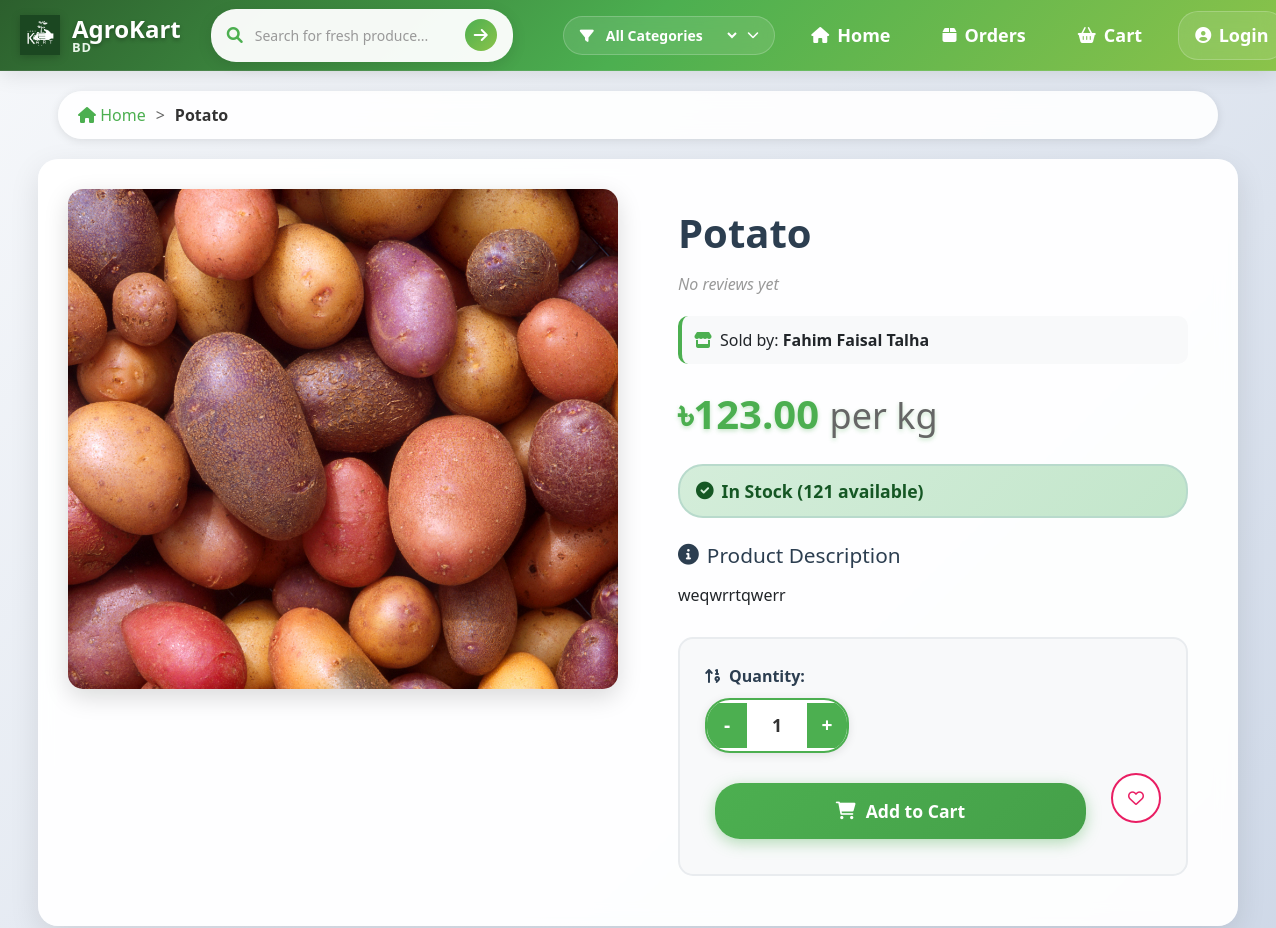
The page /product_details.php?id=2 (upper part) on the database as committed earlier.
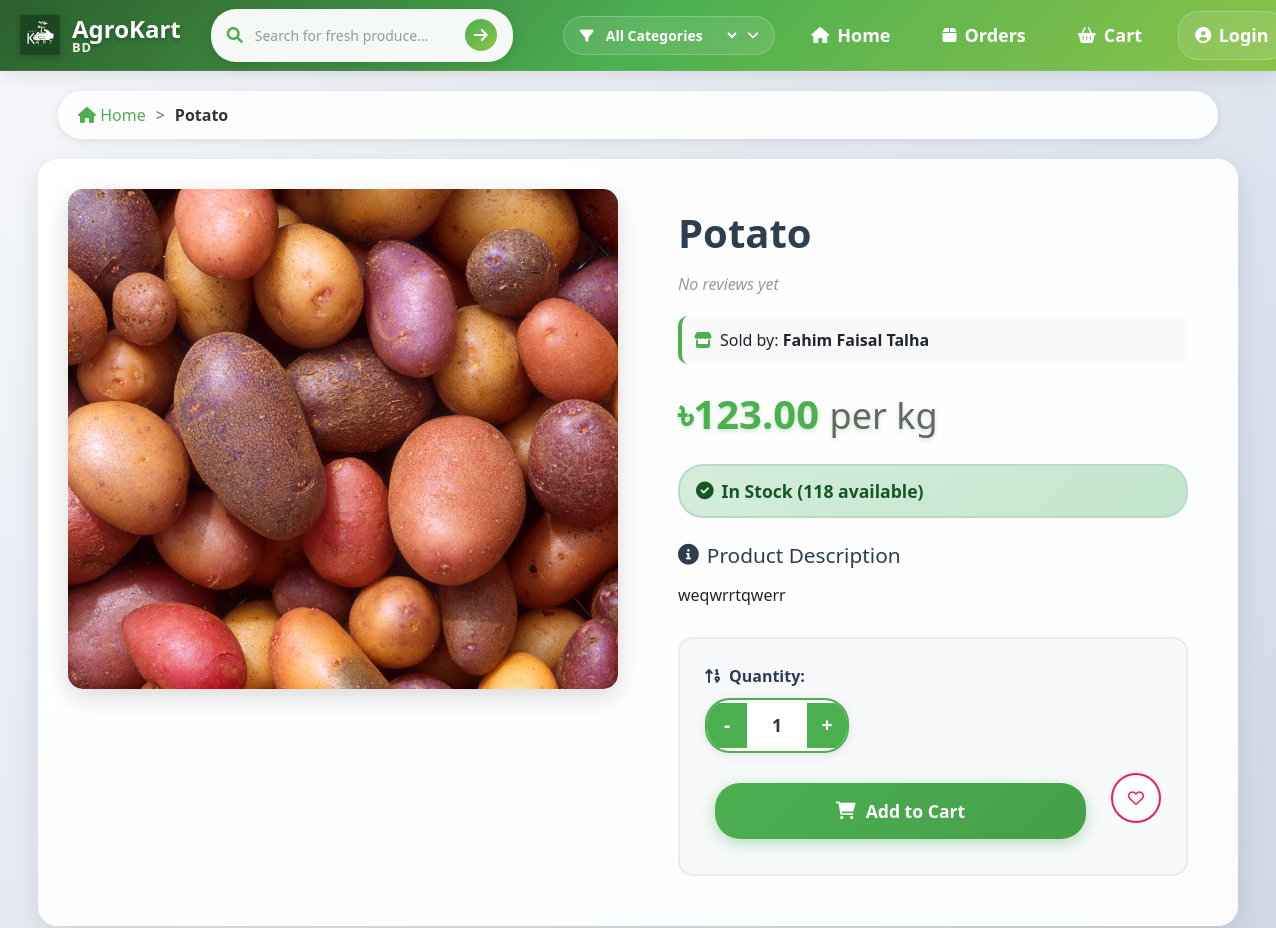
The same page on the database as committed later.
### tables this page shows
CREATE TABLE `products` (
  `id` int(11) NOT NULL,
  `seller_id` int(11) NOT NULL,
  `name` varchar(255) NOT NULL,
  `description` text NOT NULL,
  `price` decimal(10,2) NOT NULL,
  `unit` varchar(10) NOT NULL DEFAULT 'kg',
  `stock` int(11) NOT NULL DEFAULT 0,
  `category` varchar(100) NOT NULL,
  `image_path` varchar(255) NOT NULL,
  `created_at` timestamp NOT NULL DEFAULT current_timestamp()
);

CREATE TABLE `users` (
  `id` int(11) NOT NULL,
  `name` varchar(255) NOT NULL,
  `email` varchar(255) NOT NULL,
  `phone` varchar(20) NOT NULL,
  `division` varchar(255) DEFAULT NULL,
  `district` varchar(255) DEFAULT NULL,
  `city` varchar(255) DEFAULT NULL,
  `role` enum('Buyer','Seller') NOT NULL,
  `profile_image_path` varchar(255) DEFAULT NULL,
  `password` varchar(255) NOT NULL,
  `created_at` timestamp NOT NULL DEFAULT current_timestamp()
);

### product_details.php (the view, shortened to what this page needs)
<?php
$product_id = $_GET['id'];
include 'includes/header.php';
$stmt_prod = $conn->prepare("SELECT p.*, u.name as seller_name FROM products p JOIN users u ON p.seller_id = u.id WHERE p.id = ?");
$stmt_prod->bind_param("i", $product_id);
$stmt_prod->execute();
$product_result = $stmt_prod->get_result();
$product = $product_result->fetch_assoc();
$avg_rating = 0;
$total_reviews = 0;
?>
<link rel="stylesheet" href="https://cdnjs.cloudflare.com/ajax/libs/font-awesome/6.0.0/css/all.min.css">
<div class="product-details-page">
    <div class="breadcrumb-container">
        <nav class="breadcrumb">
            <a href="index.php"><i class="fas fa-home"></i> Home</a>
            <span class="breadcrumb-separator">></span>
            <span class="current-page"><?php echo htmlspecialchars($product['name']); ?></span>
        </nav>
    </div>
    <div class="product-details-container">
        <div class="product-image-section">
            <div class="product-image-wrapper">
                <img src="<?php echo htmlspecialchars($product['image_path']); ?>" alt="<?php echo htmlspecialchars($product['name']); ?>" class="main-product-image">
            </div>
        </div>
        <div class="product-info-section">
            <div class="product-header">
                <h1 class="product-title"><?php echo htmlspecialchars($product['name']); ?></h1>
                <div class="product-rating">
                    <?php if ($total_reviews > 0): ?>
                        <div class="stars">
                            <?php
                            for ($i = 1; $i <= 5; $i++) {
                                if ($i <= floor($avg_rating)) {
                                    echo '<i class="fas fa-star"></i>';
                                } elseif ($i <= ceil($avg_rating)) {
                                    echo '<i class="fas fa-star-half-alt"></i>';
                                } else {
                                    echo '<i class="far fa-star"></i>';
                                }
                            }
                            ?>
                        </div>
                        <span class="rating-text">(<?php echo number_format($avg_rating, 1); ?> out of 5 - <?php echo $total_reviews; ?> reviews)</span>
                    <?php else: ?>
                        <span class="no-rating">No reviews yet</span>
                    <?php endif; ?>
                </div>
            </div>
            <div class="seller-info">
                <i class="fas fa-store"></i>
                <span>Sold by: <strong><?php echo htmlspecialchars($product['seller_name']); ?></strong></span>
            </div>
            <div class="price-section">
                <span class="current-price">৳<?php echo number_format($product['price'], 2); ?> <span class="per-unit">per <?php echo htmlspecialchars($product['unit']); ?></span></span>
            </div>
            <div class="stock-section">
                <div class="stock-indicator <?php echo $product['stock'] > 0 ? 'in-stock' : 'out-of-stock'; ?>">
                    <i class="fas <?php echo $product['stock'] > 0 ? 'fa-check-circle' : 'fa-times-circle'; ?>"></i>
                    <span><?php echo $product['stock'] > 0 ? 'In Stock (' . $product['stock'] . ' available)' : 'Out of Stock'; ?></span>
                </div>
            </div>
            <div class="product-description">
                <h3><i class="fas fa-info-circle"></i> Product Description</h3>
                <div class="description-content">
                    <?php echo nl2br(htmlspecialchars($product['description'])); ?>
                </div>
            </div>
            <?php if ($product['stock'] > 0): ?>
                <div class="purchase-section">
                    <form action="php/cart_manager.php" method="POST" class="add-to-cart-form">
                        <div class="quantity-selector">
                            <label for="quantity"><i class="fas fa-sort-numeric-up"></i> Quantity:</label>
                            <div class="quantity-controls">
                                <button type="button" class="qty-btn" onclick="decreaseQuantity()">-</button>
                                <input type="number" name="quantity" id="quantity" value="1" min="1" max="<?php echo $product['stock']; ?>" readonly>
                                <button type="button" class="qty-btn" onclick="increaseQuantity()">+</button>
                            </div>
                        </div>
                        <div class="action-buttons">
                            <button type="submit" class="add-to-cart-btn">
                                <i class="fas fa-shopping-cart"></i>
                                <span>Add to Cart</span>
                            </button>
                            <button type="button" class="wishlist-btn">
                                <i class="far fa-heart"></i>
                            </button>
                        </div>
                    </form>
                </div>
            <?php endif; ?>
        </div>
    </div>
</div>
<?php
include 'includes/footer.php';
?>

Rows that differ between the two databases and show on the page:
changed products "Potato": stock "121" → "118"
